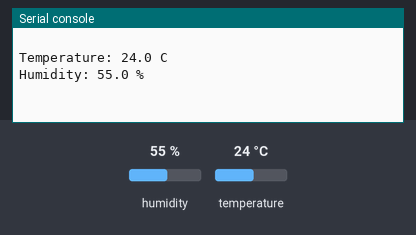
Bench run of a program on a simulated Raspberry Pi Pico running CircuitPython. On the bench: the last lines printed to the serial console. The inputs (shaded band) are chosen by the test bench; at power-on: humidity 55 %, temperature 24 °C.

Above: at 1.2 s.
1.3 s: humidity set to 22 %
At 2.6 s:
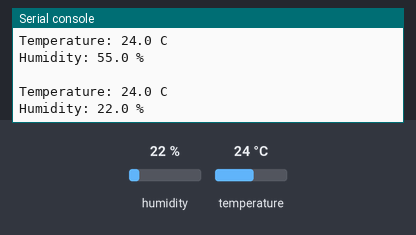
4.0 s: temperature set to 12 °C
At 5.3 s:
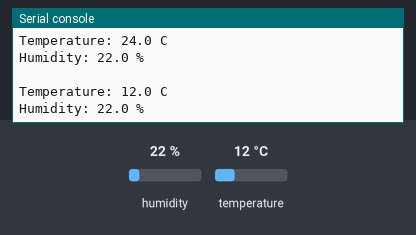
6.7 s: humidity set to 40 %
At 8.4 s:
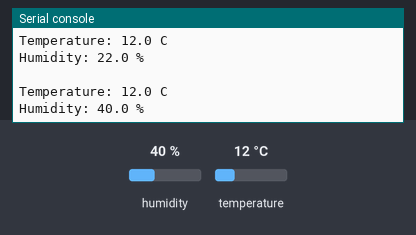
Timing chart, 0 to 9.9 s (numbered marks = the images above; inputs shaded):
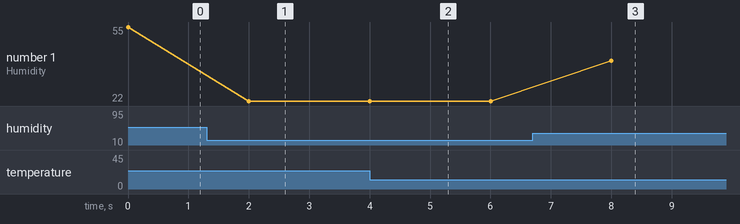

Measured:
- after the input at 1.3 s, the serial console: prints a new line after 0.70 s (image 1)
- after the input at 4.0 s, the serial console: prints a new line at once (image 2)
- after the input at 6.7 s, the serial console: prints a new line after 1.3 s (image 3)
- plotted number 1: 55 → 22 after the input at 1.3 s, 22 → 40 after the input at 6.7 s

The program:

aht20.py
```python
import time
import board
import adafruit_ahtx0
import busio

# Create sensor object, communicating over the board's default I2C bus
#i2c = board.I2C()  # uses board.SCL and board.SDA
i2c = busio.I2C(scl=board.GP1, sda=board.GP0)
sensor = adafruit_ahtx0.AHTx0(i2c)

while True:
    print("\nTemperature: %0.1f C" % sensor.temperature)
    print("Humidity: %0.1f %%" % sensor.relative_humidity)
    time.sleep(2)
```
